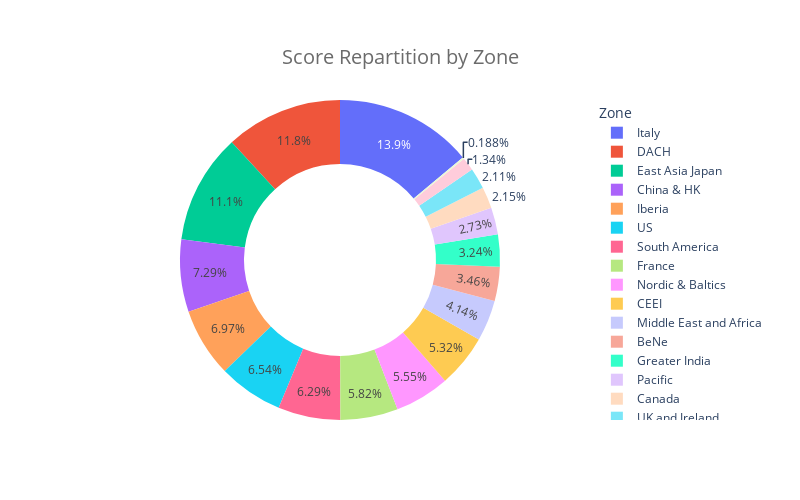

The notebook cell this image was saved under:
### Code cell
########### Descriptive Analysis

def create_donut_chart(df, label_column):
    # Count the frequency of each label
    label_counts = df[label_column].value_counts()

    # Create the donut chart
    fig = go.Figure(data=[go.Pie(labels=label_counts.index, 
                                 values=label_counts.values, 
                                 hole=.6,
                                #  marker=dict(colors=palette), 
                                # default:['#1f77b4',  '#ff7f0e',  '#2ca02c',  '#d62728',  '#9467bd',  '#8c564b',  '#e377c2',  '#7f7f7f',  '#bcbd22',  '#17becf']
                                 hovertemplate='%{label}: %{value}<extra></extra>'
                                )
                    ])
    
    fig.update_layout(
        legend_title_text=f"{label_column}",
        title={'text': f'Score Repartition by {label_column}',
               'y':0.9,'x':0.5,
               'xanchor': 'center','yanchor': 'top'},
        title_font=dict(size=20,
                        color='rgb(107, 107, 107)'),
        autosize=False,
        width=800,
        height=500
    )
    return fig

create_donut_chart(df_preprocessed_full, 'Zone')

### Figure 1 — Plotly figure (JSON) as saved in the notebook; plotly's stock layout.template omitted (floating-point values rounded to 4 significant figures)
{"data": [{"hole": 0.6, "hovertemplate": "%{label}: %{value}<extra></extra>", "labels": ["Italy", "DACH", "East Asia Japan", "China & HK", "Iberia", "US", "South America", "France", "Nordic & Baltics", "CEEI", "Middle East and Africa", "BeNe", "Greater India", "Pacific", "Canada", "UK and Ireland", "SE Global", "Mexico & Central America"], "type": "pie", "values": [7707, 6548, 6152, 4039, 3860, 3622, 3484, 3222, 3075, 2945, 2292, 1915, 1794, 1512, 1192, 1169, 740, 104]}], "layout": {"autosize": false, "height": 500, "legend": {"title": {"text": "Zone"}}, "title": {"font": {"color": "rgb(107, 107, 107)", "size": 20}, "text": "Score Repartition by Zone", "x": 0.5, "xanchor": "center", "y": 0.9, "yanchor": "top"}, "width": 800}}
